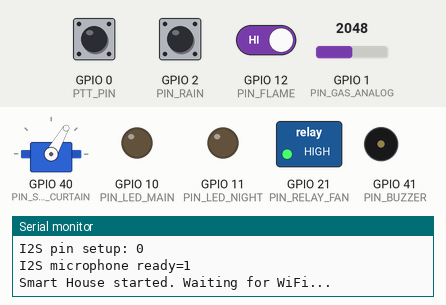
The sketch below on a simulated ESP32-S3. Parts: servo, switched loads named in the sketch (green lamp = pin HIGH), output pins drawn as LEDs (lit = HIGH), buzzer (waves = sounding, pin HIGH), the last lines printed to the serial monitor. The test bench sets the inputs (shaded band); at power-on: GPIO 12 (PIN_FLAME) HIGH, GPIO 0 (PTT_PIN) HIGH, GPIO 1 (PIN_GAS_ANALOG) = 2048, GPIO 2 (PIN_RAIN) HIGH (analog values on the 0–4095 scale). WiFi joins after 1.5 s; servers stay silent unless stated; I2S audio is not simulated (input reads silence); uploads are accepted with an empty reply.

Above: at 2.2 s.
2.3 s: GPIO 12 (PIN_FLAME) driven LOW
At 2.8 s:
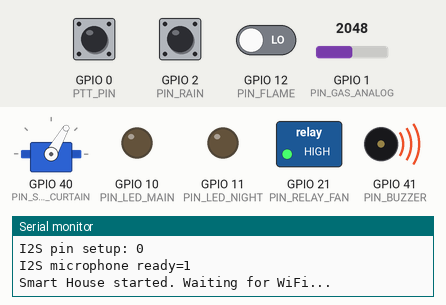
10.3 s: GPIO 12 (PIN_FLAME) driven HIGH
At 11.7 s:
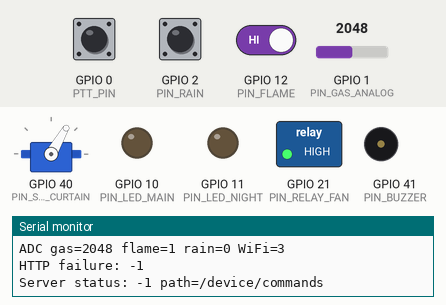
Timing chart, 0 to 12.8 s (numbered marks = the images above; inputs shaded):
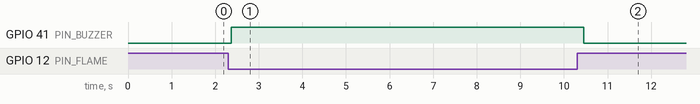

The sketch:

SmartHouseAI2.ino
```cpp
#include <WiFi.h>
#include <HTTPClient.h>
#include <ArduinoJson.h>
#include <ESP32Servo.h>
#include "config.h"

#if ENABLE_RFID
#include <SPI.h>
#include <MFRC522.h>
MFRC522 rfid(RFID_SS, RFID_RST);
#endif

#if ENABLE_FINGERPRINT
#include <Adafruit_Fingerprint.h>
HardwareSerial fingerUart(1);
Adafruit_Fingerprint finger(&fingerUart);
bool fingerReady = false;
#endif

#if ENABLE_VOICE
#include <driver/i2s.h>
bool voiceReady = false;
uint8_t* waveData = nullptr;
const size_t WAV_DATA_BYTES =
    VOICE_SAMPLE_RATE * VOICE_SECONDS * 2;
#endif

Servo curtainServo;

#if ENABLE_DOOR_SERVO
Servo doorServo;
#endif

bool mainLight = false;
bool nightLight = false;
bool fanOn = false;
bool curtainOpen = false;

int gasAdc = 0;
bool flameDetected = false;
bool rainDetected = false;

#if ENABLE_REED
bool doorClosed = false;
#endif

unsigned long lastTelemetry = 0;
unsigned long lastPoll = 0;
unsigned long lastWifiAttempt = 0;

// ===============================
// HTTP COMMUNICATION
// ===============================

bool httpJson(
    const String& path,
    const String& method,
    const String& payload,
    String& out
) {
    if (WiFi.status() != WL_CONNECTED) return false;

    HTTPClient http;
    String url = String(SERVER_BASE) + path;

    if (!http.begin(url)) return false;

    http.setTimeout(10000);
    http.addHeader("X-Device-Token", DEVICE_TOKEN);
    http.addHeader("Content-Type", "application/json");

    int code = (method == "GET")
        ? http.GET()
        : http.POST(payload);

    if (code > 0) {
        out = http.getString();
    } else {
        Serial.printf("HTTP failure: %d\n", code);
    }

    http.end();

    if (code < 200 || code >= 300) {
        Serial.printf(
            "Server status: %d path=%s\n",
            code,
            path.c_str()
        );
        return false;
    }

    return true;
}

// ===============================
// DEVICE CONTROL
// ===============================

void setFan(bool on) {
    fanOn = on;
    digitalWrite(
        PIN_RELAY_FAN,
        (on != bool(RELAY_ACTIVE_LOW)) ? HIGH : LOW
    );
}

void applyOutputs() {
    digitalWrite(
        PIN_LED_MAIN,
        mainLight ? HIGH : LOW
    );

    digitalWrite(
        PIN_LED_NIGHT,
        nightLight ? HIGH : LOW
    );
}

void readSensors() {
    gasAdc = analogRead(PIN_GAS_ANALOG);

    flameDetected = (
        digitalRead(PIN_FLAME) ==
        (FLAME_ACTIVE_LOW ? LOW : HIGH)
    );

    rainDetected = (
        digitalRead(PIN_RAIN) ==
        (RAIN_ACTIVE_LOW ? LOW : HIGH)
    );

#if ENABLE_REED
    doorClosed = (digitalRead(PIN_REED) == LOW);
#endif
}

// ===============================
// EVENTS AND TELEMETRY
// ===============================

void postEvent(const char* type) {
    JsonDocument d;

    d["type"] = type;
    d["detail"]["gas_raw_adc"] = gasAdc;
    d["detail"]["flame_detected"] = flameDetected;
    d["detail"]["rain_detected"] = rainDetected;

    String s, r;
    serializeJson(d, s);

    httpJson("/device/event", "POST", s, r);
}

void telemetry() {
    JsonDocument d;

    d["gas_raw_adc"] = gasAdc;
    d["flame_detected"] = flameDetected;
    d["rain_detected"] = rainDetected;

#if ENABLE_REED
    d["door_closed"] = doorClosed;
#endif

    d["light"] = mainLight;
    d["night_light"] = nightLight;
    d["fan"] = fanOn;
    d["curtain"] = curtainOpen ? "open" : "close";
    d["wifi_rssi_dbm"] = WiFi.RSSI();

    String s, r;
    serializeJson(d, s);

    httpJson("/device/telemetry", "POST", s, r);
}

bool execute(
    const String& device,
    const String& action
) {
    if (
        device == "light" &&
        (action == "on" || action == "off")
    ) {
        mainLight = (action == "on");
        applyOutputs();
        return true;
    }

    if (
        device == "night_light" &&
        (action == "on" || action == "off")
    ) {
        nightLight = (action == "on");
        applyOutputs();
        return true;
    }

    if (
        device == "fan" &&
        (action == "on" || action == "off")
    ) {
        setFan(action == "on");
        return true;
    }

    if (
        device == "curtain" &&
        (action == "open" || action == "close")
    ) {
        curtainOpen = (action == "open");

        curtainServo.write(
            curtainOpen
                ? CURTAIN_OPEN_ANGLE
                : CURTAIN_CLOSED_ANGLE
        );

        return true;
    }

    return false;
}

void pollCommands() {
    String raw;

    if (!httpJson(
        "/device/commands",
        "GET",
        "",
        raw
    )) return;

    JsonDocument doc;

    if (deserializeJson(doc, raw)) {
        Serial.println("JSON parse failed");
        return;
    }

    JsonArray cmds = doc["commands"].as<JsonArray>();

    for (JsonObject item : cmds) {
        long id = item["id"] | 0L;
        String device = item["device"] | "";
        String action = item["action"] | "";

        if (id <= 0) continue;

        bool success = execute(device, action);

        JsonDocument ack;

        ack["id"] = id;
        ack["status"] = success
            ? "EXECUTED"
            : "FAILED";

        String body, reply;
        serializeJson(ack, body);

        if (!httpJson(
            "/device/ack",
            "POST",
            body,
            reply
        )) {
            Serial.println(
                "ACK failed; command may be repeated"
            );
        }
    }
}

// ===============================
// RFID AND FINGERPRINT
// ===============================

void sendAccess(
    const char* type,
    bool matched,
    const char* reader
) {
    JsonDocument d;

    d["type"] = type;
    d["detail"]["matched"] = matched;
    d["detail"]["reader"] = reader;

    String body, out;
    serializeJson(d, body);

    httpJson(
        "/device/access",
        "POST",
        body,
        out
    );
}

#if ENABLE_RFID
void pollRfid() {
    if (
        !rfid.PICC_IsNewCardPresent() ||
        !rfid.PICC_ReadCardSerial()
    ) return;

    Serial.println(
        "RFID tag detected (UID intentionally not logged)"
    );

    sendAccess("rfid_seen", false, "rc522");

    rfid.PICC_HaltA();
    rfid.PCD_StopCrypto1();
}
#endif

#if ENABLE_FINGERPRINT
void pollFingerprint() {
    if (!fingerReady) return;

    uint8_t result = finger.getImage();

    if (result == FINGERPRINT_NOFINGER) return;
    if (result != FINGERPRINT_OK) return;

    result = finger.image2Tz();

    if (result != FINGERPRINT_OK) return;

    result = finger.fingerFastSearch();

    if (result == FINGERPRINT_OK) {
        Serial.println(
            "Fingerprint recognized; no door movement"
        );

        sendAccess(
            "fingerprint_seen",
            true,
            "as608"
        );

    } else if (result == FINGERPRINT_NOTFOUND) {
        sendAccess(
            "fingerprint_unknown",
            false,
            "as608"
        );
    }

    delay(900);
}
#endif

// ===============================
// VOICE - INMP441
// ===============================

#if ENABLE_VOICE

static void writeU16(uint8_t* p, uint16_t v) {
    p[0] = v & 255;
    p[1] = v >> 8;
}

static void writeU32(uint8_t* p, uint32_t v) {
    for (int i = 0; i < 4; i++) {
        p[i] = (v >> (8 * i)) & 255;
    }
}

void initVoice() {
    Serial.printf(
        "PSRAM size: %u bytes\n",
        ESP.getPsramSize()
    );

    Serial.printf(
        "Free PSRAM: %u bytes\n",
        ESP.getFreePsram()
    );

    pinMode(PTT_PIN, INPUT_PULLUP);

    i2s_config_t cfg = {};

    cfg.mode = (i2s_mode_t)(
        I2S_MODE_MASTER | I2S_MODE_RX
    );

    cfg.sample_rate = VOICE_SAMPLE_RATE;
    cfg.bits_per_sample = I2S_BITS_PER_SAMPLE_32BIT;
    cfg.channel_format = I2S_CHANNEL_FMT_ONLY_LEFT;
    cfg.communication_format =
        I2S_COMM_FORMAT_STAND_I2S;

    cfg.intr_alloc_flags = 0;
    cfg.dma_buf_count = 4;
    cfg.dma_buf_len = 256;

    i2s_pin_config_t pin = {};

    pin.bck_io_num = MIC_BCLK;
    pin.ws_io_num = MIC_WS;
    pin.data_out_num = I2S_PIN_NO_CHANGE;
    pin.data_in_num = MIC_SD;

    esp_err_t err = i2s_driver_install(
        I2S_NUM_0,
        &cfg,
        0,
        nullptr
    );

    Serial.printf(
        "I2S driver install: %d\n",
        err
    );

    if (err != ESP_OK) return;

    err = i2s_set_pin(I2S_NUM_0, &pin);

    Serial.printf(
        "I2S pin setup: %d\n",
        err
    );

    if (err != ESP_OK) {
        i2s_driver_uninstall(I2S_NUM_0);
        return;
    }

    waveData = (uint8_t*)ps_malloc(
        WAV_DATA_BYTES + 44
    );

    if (!waveData) {
        Serial.println(
            "Voice buffer allocation failed; enable PSRAM"
        );
        return;
    }

    voiceReady = true;
}

// ===============================
// RECORD AND SEND VOICE
// ===============================

void recordAndSendVoice() {
    if (!voiceReady) {
        Serial.println(
            "Voice not ready"
        );
        return;
    }

    if (WiFi.status() != WL_CONNECTED) {
        Serial.println(
            "Voice failed: WiFi disconnected"
        );
        return;
    }

    Serial.println(
        "Recording voice for 3 seconds..."
    );

    uint8_t* b = waveData;

    memcpy(b, "RIFF", 4);
    writeU32(b + 4, WAV_DATA_BYTES + 36);
    memcpy(b + 8, "WAVEfmt ", 8);

    writeU32(b + 16, 16);
    writeU16(b + 20, 1);
    writeU16(b + 22, 1);

    writeU32(b + 24, VOICE_SAMPLE_RATE);
    writeU32(b + 28, VOICE_SAMPLE_RATE * 2);

    writeU16(b + 32, 2);
    writeU16(b + 34, 16);

    memcpy(b + 36, "data", 4);
    writeU32(b + 40, WAV_DATA_BYTES);

    int32_t samples[256];
    size_t collected = 0;

    while (collected < WAV_DATA_BYTES) {
        size_t n = 0;

        esp_err_t result = i2s_read(
            I2S_NUM_0,
            samples,
            sizeof(samples),
            &n,
            pdMS_TO_TICKS(250)
        );

        if (result != ESP_OK) {
            Serial.printf(
                "I2S read error: %d\n",
                result
            );
            break;
        }

        size_t count = n / 4;

        for (
            size_t k = 0;
            k < count && collected < WAV_DATA_BYTES;
            k++
        ) {
            int32_t val = samples[k] >> 14;

            if (val > 32767) val = 32767;
            if (val < -32768) val = -32768;

            b[44 + collected++] =
                (uint8_t)(val & 255);

            b[44 + collected++] =
                (uint8_t)((val >> 8) & 255);
        }

        yield();
    }

    if (collected == 0) {
        Serial.println(
            "Voice failed: no audio collected"
        );
        return;
    }

    Serial.printf(
        "Voice bytes collected: %u\n",
        (unsigned int)collected
    );

    writeU32(
        b + 4,
        (uint32_t)collected + 36
    );

    writeU32(
        b + 40,
        (uint32_t)collected
    );

    HTTPClient http;

    if (!http.begin(
        String(SERVER_BASE) + "/device/voice"
    )) {
        Serial.println(
            "Voice HTTP begin failed"
        );
        return;
    }

    http.setTimeout(45000);

    http.addHeader(
        "X-Device-Token",
        DEVICE_TOKEN
    );

    http.addHeader(
        "Content-Type",
        "audio/wav"
    );

    int code = http.POST(
        b,
        44 + collected
    );

    String response = http.getString();

    http.end();

    Serial.printf(
        "Voice HTTP %d response: %.240s\n",
        code,
        response.c_str()
    );
}
#endif

// ===============================
// SETUP
// ===============================

void setup() {
    Serial.begin(115200);

    pinMode(PIN_LED_MAIN, OUTPUT);
    pinMode(PIN_LED_NIGHT, OUTPUT);

    digitalWrite(
        PIN_RELAY_FAN,
        RELAY_ACTIVE_LOW ? HIGH : LOW
    );

    pinMode(PIN_RELAY_FAN, OUTPUT);

    pinMode(PIN_FLAME, INPUT);
    pinMode(PIN_RAIN, INPUT);

#if ENABLE_REED
    pinMode(PIN_REED, INPUT_PULLUP);
#endif

    pinMode(PIN_BUZZER, OUTPUT);
    digitalWrite(PIN_BUZZER, LOW);

    applyOutputs();
    setFan(false);

    analogReadResolution(12);

    curtainServo.setPeriodHertz(50);
    curtainServo.attach(
        PIN_SERVO_CURTAIN,
        500,
        2400
    );

    curtainServo.write(
        CURTAIN_CLOSED_ANGLE
    );

#if ENABLE_DOOR_SERVO
    doorServo.setPeriodHertz(50);

    doorServo.attach(
        PIN_SERVO_DOOR,
        500,
        2400
    );

    doorServo.write(
        DOOR_CLOSED_ANGLE
    );
#endif

#if ENABLE_RFID
    SPI.begin(
        RFID_SCK,
        RFID_MISO,
        RFID_MOSI,
        RFID_SS
    );

    rfid.PCD_Init();
    Serial.println("RC522 initialized");
#endif

#if ENABLE_FINGERPRINT
    fingerUart.begin(
        57600,
        SERIAL_8N1,
        FINGERPRINT_RX,
        FINGERPRINT_TX
    );

    finger.begin(57600);

    fingerReady = finger.verifyPassword();

    Serial.printf(
        "AS608 ready=%d\n",
        fingerReady
    );
#endif

#if ENABLE_VOICE
    initVoice();

    Serial.printf(
        "I2S microphone ready=%d\n",
        voiceReady
    );
#endif

    WiFi.mode(WIFI_STA);
    WiFi.begin(WIFI_SSID, WIFI_PASSWORD);

    Serial.println(
        "Smart House started. Waiting for WiFi..."
    );
}

// ===============================
// MAIN LOOP
// ===============================

void loop() {
    unsigned long ms = millis();

    // WiFi reconnect
    if (
        WiFi.status() != WL_CONNECTED &&
        ms - lastWifiAttempt > 10000
    ) {
        lastWifiAttempt = ms;

        WiFi.disconnect();
        WiFi.begin(WIFI_SSID, WIFI_PASSWORD);

        Serial.println("WiFi retry");
    }

#if ENABLE_RFID
    pollRfid();
#endif

#if ENABLE_FINGERPRINT
    static unsigned long lastFinger = 0;

    if (ms - lastFinger > 500) {
        lastFinger = ms;
        pollFingerprint();
    }
#endif

    // ===========================
    // BOOT BUTTON - VOICE CONTROL
    // ===========================

#if ENABLE_VOICE
    static bool wasPressed = false;

    bool pressed = (
        digitalRead(PTT_PIN) == LOW
    );

    if (pressed != wasPressed) {
        Serial.printf(
            "BOOT GPIO%d = %d, pressed = %d\n",
            PTT_PIN,
            digitalRead(PTT_PIN),
            pressed
        );
    }

    if (pressed && !wasPressed) {
        Serial.println("BOOT detected!");

        Serial.printf(
            "voiceReady=%d WiFi=%d\n",
            voiceReady,
            WiFi.status()
        );

        recordAndSendVoice();
    }

    wasPressed = pressed;
#endif

    // ===========================
    // SENSORS
    // ===========================

    readSensors();

    static bool priorFlame = false;
    static bool priorRain = false;

    if (flameDetected && !priorFlame) {
        postEvent("flame_detected");
        digitalWrite(PIN_BUZZER, HIGH);
    }

    if (!flameDetected && priorFlame) {
        digitalWrite(PIN_BUZZER, LOW);
    }

    if (rainDetected && !priorRain) {
        postEvent("rain_detected");
    }

    priorFlame = flameDetected;
    priorRain = rainDetected;

    // ===========================
    // TELEMETRY
    // ===========================

    if (
        ms - lastTelemetry >=
        TELEMETRY_INTERVAL_MS
    ) {
        lastTelemetry = ms;

        telemetry();

        Serial.printf(
            "ADC gas=%d flame=%d rain=%d WiFi=%d\n",
            gasAdc,
            flameDetected,
            rainDetected,
            WiFi.status()
        );
    }

    // ===========================
    // POLL COMMANDS
    // ===========================

    if (
        ms - lastPoll >=
        POLL_INTERVAL_MS
    ) {
        lastPoll = ms;
        pollCommands();
    }

    delay(60);
}
```

config.h
```cpp
#pragma once
// Fill in before uploading. Server IP is the COMPUTER LAN IP, not localhost.
#define WIFI_SSID "Viết Thịnh"
#define WIFI_PASSWORD "123456789"
#define SERVER_BASE "http://172.20.10.2:8000"
#define DEVICE_TOKEN "ESP32_SmartHome"

// Hardware settings: verify board labels and wiring BEFORE applying external power.
// Schematic 2: ESP32-S3 DevKit N16R8. GPIO numbers, NOT header pin positions.
#define PIN_LED_MAIN 10
#define PIN_LED_NIGHT 11
#define PIN_RELAY_FAN 21
#define PIN_SERVO_DOOR 39
#define PIN_SERVO_CURTAIN 40
#define PIN_BUZZER 41
#define PIN_GAS_ANALOG 1
#define PIN_FLAME 12
#define PIN_RAIN 2
// Reed switch pin is not clearly assigned in diagram. Disable until wired and verified.
#define ENABLE_REED 0
#define PIN_REED 13

// Many relay modules are active-LOW; change only after checking module behavior.
#define RELAY_ACTIVE_LOW 1
// Many Flame/Rain DO module outputs are active-LOW; confirm with Serial monitor.
#define FLAME_ACTIVE_LOW 1
#define RAIN_ACTIVE_LOW 1
// Set servo pulse range/angles by calibrating physically before attaching to a lock.
#define DOOR_CLOSED_ANGLE 90
#define CURTAIN_OPEN_ANGLE 120
#define CURTAIN_CLOSED_ANGLE 60
#define ENABLE_DOOR_SERVO 0 // Door actuator disabled: no remote unlocking in starter project.
#define TELEMETRY_INTERVAL_MS 5000UL
#define POLL_INTERVAL_MS 2000UL

// Peripheral switches: turn on individually after verifying pinout and 3.3V logic.
#define ENABLE_RFID 1
#define ENABLE_FINGERPRINT 1
#define ENABLE_VOICE 1
// RC522 SPI on schematic 2 (3.3V ONLY)
#define RFID_SS 15
#define RFID_RST 14
#define RFID_SCK 18
#define RFID_MISO 17
#define RFID_MOSI 16
// AS608: sensor TX -> ESP RX GPIO47, sensor RX -> ESP TX GPIO42.
#define FINGERPRINT_RX 47
#define FINGERPRINT_TX 42
// INMP441 I2S microphone (3.3V). L/R -> GND. Press-to-talk on BOOT GPIO0.
#define MIC_BCLK 6
#define MIC_WS 7
#define MIC_SD 9
#define PTT_PIN 0
#define VOICE_SAMPLE_RATE 16000
#define VOICE_SECONDS 3
// RFID/fingerprint are observation events only; physical door servo stays disabled.
```

Measured:
- after the input at 2.3 s, GPIO 41 (PIN_BUZZER): LOW → HIGH after 0.07 s
- after the input at 10.3 s, GPIO 41 (PIN_BUZZER): HIGH → LOW after 0.15 s
